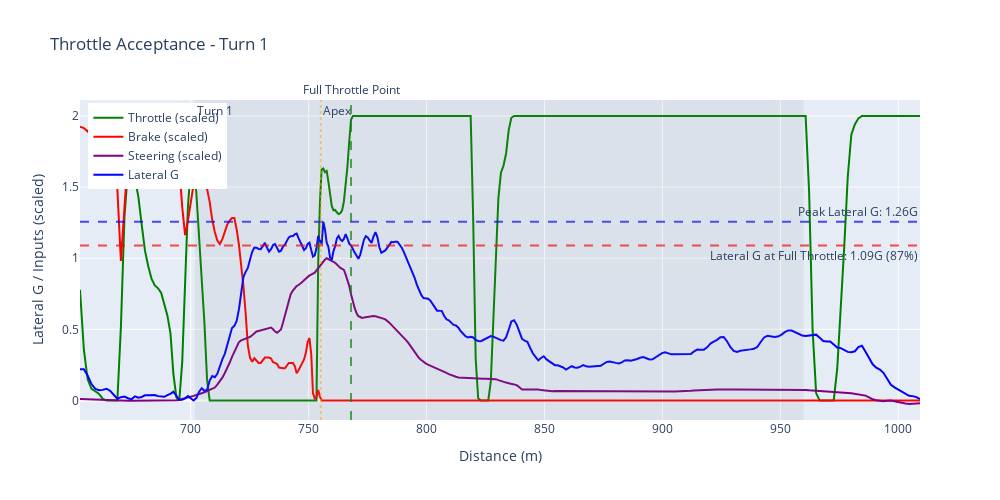

Notebook source saved alongside this figure:
### Code cell
# Visualize throttle acceptance concept for Turn 1 (best lap)
# Shows throttle, brake, steering, and lateral G over distance with reference lines

turn1 = corners[0]

# Use libxrk 0.5.0 methods to get channels for best lap
best_lap_num = int(best_lap["num"])
best_lap_aligned = (
    log.filter_by_lap(best_lap_num)
    .select_channels(THROTTLE_ACCEPTANCE_CHANNELS)
    .resample_to_channel("distance_m")
    .channels
)
best_lap_df = pd.DataFrame(
    {name: best_lap_aligned[name].column(name).to_numpy() for name in THROTTLE_ACCEPTANCE_CHANNELS}
)
# Add timecodes from reference channel's table
best_lap_df["timecodes"] = best_lap_aligned["distance_m"].column("timecodes").to_numpy()

turn1_result = find_throttle_acceptance(
    best_lap_df, turn1, CHANNEL_NAMES, smoothing_window=LATERAL_G_SMOOTHING_WINDOW
)
assert turn1_result is not None, f"Could not compute throttle acceptance for {turn1.name}"

# Get corner data for best lap (receives pre-filtered log)
brake_ch = CHANNEL_NAMES["brake"]
steering_ch = CHANNEL_NAMES["steering"]
CORNER_VIZ_CHANNELS = ["distance_m", throttle_ch, brake_ch, lateral_g_ch, steering_ch]
lap_log = log.filter_by_lap(best_lap_num)
corner_data = get_corner_data(lap_log, turn1, CORNER_VIZ_CHANNELS, margin=50)

# Compute smoothed lateral G
lateral_g_smooth = (
    corner_data[lateral_g_ch]
    .abs()
    .rolling(window=LATERAL_G_SMOOTHING_WINDOW, center=True, min_periods=1)
    .mean()
)

fig = visualize_throttle_acceptance(
    distance=corner_data["distance_m"],
    throttle=corner_data[throttle_ch],
    lateral_g=lateral_g_smooth,
    corner=turn1,
    throttle_acceptance_result=turn1_result,
    brake=corner_data.get(brake_ch),
    steering=corner_data.get(steering_ch),
)
show_fig(fig)

### Figure 1 — Plotly figure (JSON) as saved in the notebook; plotly's stock layout.template omitted (floating-point values rounded to 4 significant figures; data arrays with more than 128 entries replaced by an {"elided": "..."} marker saying what was removed)
{"data": [{"customdata": {"elided": "311 float values"}, "hovertemplate": "Distance: %{x:.0f}m<br>Throttle: %{customdata:.0f}%<extra></extra>", "line": {"color": "green", "width": 2}, "mode": "lines", "name": "Throttle (scaled)", "type": "scatter", "x": {"elided": "311 float values"}, "y": {"elided": "311 float values"}}, {"customdata": {"elided": "311 float values"}, "hovertemplate": "Distance: %{x:.0f}m<br>Brake: %{customdata:.0f}<extra></extra>", "line": {"color": "red", "width": 2}, "mode": "lines", "name": "Brake (scaled)", "type": "scatter", "x": {"elided": "311 float values"}, "y": {"elided": "311 float values"}}, {"customdata": {"elided": "311 float values"}, "hovertemplate": "Distance: %{x:.0f}m<br>Steering: %{customdata:.1f}°<extra></extra>", "line": {"color": "purple", "width": 2}, "mode": "lines", "name": "Steering (scaled)", "type": "scatter", "x": {"elided": "311 float values"}, "y": {"elided": "311 float values"}}, {"hovertemplate": "Distance: %{x:.0f}m<br>Lateral G: %{y:.2f}G<extra></extra>", "line": {"color": "blue", "width": 2}, "mode": "lines", "name": "Lateral G", "type": "scatter", "x": {"elided": "311 float values"}, "y": {"elided": "311 float values"}}], "layout": {"annotations": [{"showarrow": false, "text": "Peak Lateral G: 1.26G", "x": 1, "xanchor": "right", "xref": "x domain", "y": 1.256, "yanchor": "bottom", "yref": "y"}, {"showarrow": false, "text": "Lateral G at Full Throttle: 1.09G (87%)", "x": 1, "xanchor": "right", "xref": "x domain", "y": 1.09, "yanchor": "top", "yref": "y"}, {"showarrow": false, "text": "Full Throttle Point", "x": 768.0, "xanchor": "center", "xref": "x", "y": 1, "yanchor": "bottom", "yref": "y domain"}, {"showarrow": false, "text": "Turn 1", "x": 701.8, "xanchor": "left", "xref": "x", "y": 1, "yanchor": "top", "yref": "y domain"}, {"showarrow": false, "text": "Apex", "x": 755.1, "xanchor": "left", "xref": "x", "y": 1, "yanchor": "top", "yref": "y domain"}], "height": 500, "legend": {"x": 0.01, "xanchor": "left", "y": 0.99, "yanchor": "top"}, "shapes": [{"line": {"color": "blue", "dash": "dash"}, "opacity": 0.7, "type": "line", "x0": 0, "x1": 1, "xref": "x domain", "y0": 1.256, "y1": 1.256, "yref": "y"}, {"line": {"color": "red", "dash": "dash"}, "opacity": 0.7, "type": "line", "x0": 0, "x1": 1, "xref": "x domain", "y0": 1.09, "y1": 1.09, "yref": "y"}, {"line": {"color": "green", "dash": "dash"}, "opacity": 0.7, "type": "line", "x0": 768.0, "x1": 768.0, "xref": "x", "y0": 0, "y1": 1, "yref": "y domain"}, {"fillcolor": "gray", "line": {"width": 0}, "opacity": 0.1, "type": "rect", "x0": 701.8, "x1": 959.8, "xref": "x", "y0": 0, "y1": 1, "yref": "y domain"}, {"line": {"color": "orange", "dash": "dot"}, "opacity": 0.5, "type": "line", "x0": 755.1, "x1": 755.1, "xref": "x", "y0": 0, "y1": 1, "yref": "y domain"}], "title": {"text": "Throttle Acceptance - Turn 1"}, "width": 1000, "xaxis": {"title": {"text": "Distance (m)"}}, "yaxis": {"title": {"text": "Lateral G / Inputs (scaled)"}}}}
